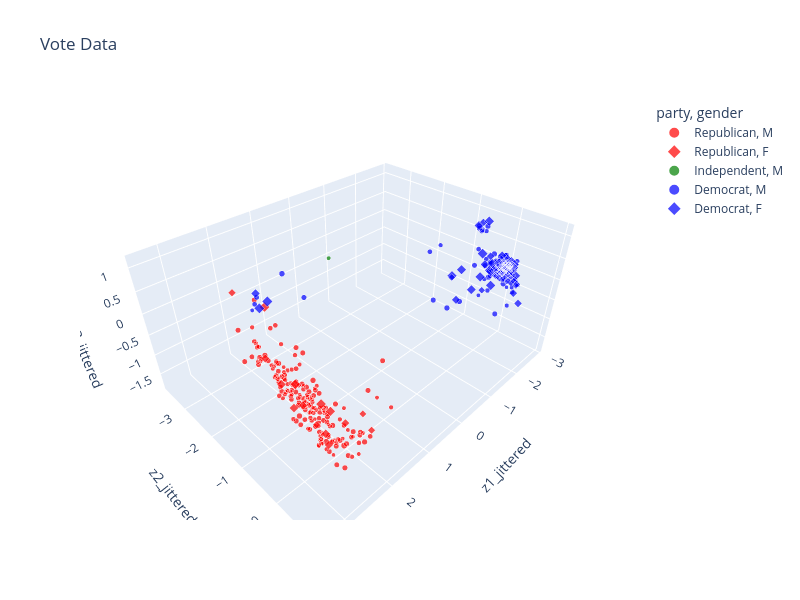

Notebook source saved alongside this figure:
### Code cell
px.scatter_3d(
    vote_2d, x='z1_jittered', y='z2_jittered', z='z3_jittered', 
    color='party', symbol="gender", size='age',
    title='Vote Data', width=800, height=600, size_max=10,
    opacity = 0.7,
    color_discrete_map={'Democrat':'blue', 'Republican':'red', "Independent": "green"},
    hover_data=['first', 'last', 'state', 'party', 'gender', 'age']
        )

### Figure 1 — Plotly figure (JSON) as saved in the notebook; plotly's stock layout.template omitted (floating-point values rounded to 4 significant figures; data arrays with more than 128 entries replaced by an {"elided": "..."} marker saying what was removed)
{"data": [{"customdata": {"elided": "184x6 mixed values"}, "hovertemplate": "party=%{customdata[3]}<br>gender=%{customdata[4]}<br>z1_jittered=%{x}<br>z2_jittered=%{y}<br>z3_jittered=%{z}<br>age=%{customdata[5]}<br>first=%{customdata[0]}<br>last=%{customdata[1]}<br>state=%{customdata[2]}<extra></extra>", "legendgroup": "Republican, M", "marker": {"color": "red", "opacity": 0.7, "size": {"elided": "184 float values"}, "sizemode": "area", "sizeref": 0.91, "symbol": "circle"}, "mode": "markers", "name": "Republican, M", "scene": "scene", "showlegend": true, "type": "scatter3d", "x": {"elided": "184 float values"}, "y": {"elided": "184 float values"}, "z": {"elided": "184 float values"}}, {"customdata": [["Susan", "Brooks", "IN", "Republican", "F", 64], ["Liz", "Cheney", "WY", "Republican", "F", 58], ["Virginia", "Foxx", "NC", "Republican", "F", 81], ["Kay", "Granger", "TX", "Republican", "F", 81], ["Jenniffer", "González-Colón", "PR", "Republican", "F", 48], ["Vicky", "Hartzler", "MO", "Republican", "F", 64], ["Jaime", "Herrera Beutler", "WA", "Republican", "F", 46], ["Debbie", "Lesko", "AZ", "Republican", "F", 66], ["Cathy", "McMorris Rodgers", "WA", "Republican", "F", 55], ["Carol", "Miller", "WV", "Republican", "F", 74], ["Martha", "Roby", "AL", "Republican", "F", 48], ["Aumua", "Amata", "AS", "Republican", "F", 77], ["Elise", "Stefanik", "NY", "Republican", "F", 40], ["Ann", "Wagner", "MO", "Republican", "F", 62], ["Jackie", "Walorski", "IN", "Republican", "F", 61]], "hovertemplate": "party=%{customdata[3]}<br>gender=%{customdata[4]}<br>z1_jittered=%{x}<br>z2_jittered=%{y}<br>z3_jittered=%{z}<br>age=%{customdata[5]}<br>first=%{customdata[0]}<br>last=%{customdata[1]}<br>state=%{customdata[2]}<extra></extra>", "legendgroup": "Republican, F", "marker": {"color": "red", "opacity": 0.7, "size": [64.0, 58.0, 81.0, 81.0, 48.0, 64.0, 46.0, 66.0, 55.0, 74.0, 48.0, 77.0, 40.0, 62.0, 61.0], "sizemode": "area", "sizeref": 0.91, "symbol": "diamond"}, "mode": "markers", "name": "Republican, F", "scene": "scene", "showlegend": true, "type": "scatter3d", "x": [2.959, 2.909, 3.086, 2.955, 2.287, 3.251, 1.962, 3.264, 2.414, 2.747, 2.7, 1.246, 1.361, 3.036, 3.045], "y": [0.5991, -0.8521, 0.1454, 0.5318, -2.718, 0.2868, 0.5839, 0.06393, 0.4342, 0.4784, 0.06436, -3.352, -0.2182, 0.2126, 0.7651], "z": [-0.2403, 0.3007, 0.5367, 0.3262, 0.3843, 0.2829, -0.9741, 0.5981, -0.5664, -0.01684, -0.6739, -0.7684, -1.64, 0.1277, -0.2689]}, {"customdata": [["Justin", "Amash", "MI", "Independent", "M", 44]], "hovertemplate": "party=%{customdata[3]}<br>gender=%{customdata[4]}<br>z1_jittered=%{x}<br>z2_jittered=%{y}<br>z3_jittered=%{z}<br>age=%{customdata[5]}<br>first=%{customdata[0]}<br>last=%{customdata[1]}<br>state=%{customdata[2]}<extra></extra>", "legendgroup": "Independent, M", "marker": {"color": "green", "opacity": 0.7, "size": [44.0], "sizemode": "area", "sizeref": 0.91, "symbol": "circle"}, "mode": "markers", "name": "Independent, M", "scene": "scene", "showlegend": true, "type": "scatter3d", "x": [0.175], "y": [-2.395], "z": [0.4021]}, {"customdata": {"elided": "148x6 mixed values"}, "hovertemplate": "party=%{customdata[3]}<br>gender=%{customdata[4]}<br>z1_jittered=%{x}<br>z2_jittered=%{y}<br>z3_jittered=%{z}<br>age=%{customdata[5]}<br>first=%{customdata[0]}<br>last=%{customdata[1]}<br>state=%{customdata[2]}<extra></extra>", "legendgroup": "Democrat, M", "marker": {"color": "blue", "opacity": 0.7, "size": {"elided": "148 float values"}, "sizemode": "area", "sizeref": 0.91, "symbol": "circle"}, "mode": "markers", "name": "Democrat, M", "scene": "scene", "showlegend": true, "type": "scatter3d", "x": {"elided": "148 float values"}, "y": {"elided": "148 float values"}, "z": {"elided": "148 float values"}}, {"customdata": {"elided": "91x6 mixed values"}, "hovertemplate": "party=%{customdata[3]}<br>gender=%{customdata[4]}<br>z1_jittered=%{x}<br>z2_jittered=%{y}<br>z3_jittered=%{z}<br>age=%{customdata[5]}<br>first=%{customdata[0]}<br>last=%{customdata[1]}<br>state=%{customdata[2]}<extra></extra>", "legendgroup": "Democrat, F", "marker": {"color": "blue", "opacity": 0.7, "size": [78.0, 59.0, 71.0, 70.0, 74.0, 72.0, 63.0, 48.0, 62.0, 58.0, 60.0, 71.0, 61.0, 52.0, 67.0, 81.0, 80.0, 62.0, 71.0, 67.0, 44.0, 65.0, 82.0, 55.0, 72.0, 76.0, 36.0, 49.0, 43.0, 74.0, 64.0, 51.0, 48.0, 57.0, 37.0, 74.0, 89.0, 59.0, 78.0, 74.0, 68.0, 68.0, 77.0, 87.0, 78.0, 70.0, 58.0, 49.0, 78.0, 70.0, 73.0, 80.0, 49.0, 46.0, 53.0, 64.0, 87.0, 88.0, 35.0, 43.0, 84.0, 69.0, 58.0, 50.0, 50.0, 83.0, 59.0, 80.0, 55.0, 74.0, 59.0, 65.0, 83.0, 52.0, 48.0, 45.0, 41.0, 56.0, 74.0, 59.0, 48.0, 51.0, 40.0, 38.0, 71.0, 86.0, 58.0, 82.0, 79.0, 56.0, 67.0], "sizemode": "area", "sizeref": 0.91, "symbol": "diamond"}, "mode": "markers", "name": "Democrat, F", "scene": "scene", "showlegend": true, "type": "scatter3d", "x": [-2.455, -2.33, -2.561, -2.601, -1.91, -2.723, -2.57, -2.804, -2.534, -2.626, -2.718, -2.507, -2.525, -2.352, -2.647, -2.754, -2.582, -2.688, -2.419, -2.582, -2.799, -2.419, -2.627, -1.624, -2.748, -2.707, -2.334, -2.242, -2.027, -2.337, -2.545, -2.693, -2.235, -2.63, -2.175, -2.33, -2.759, -2.569, -2.722, -2.502, -2.007, -2.494, -2.189, -2.794, -2.744, -1.885, -2.728, -2.469, -2.424, -2.516, -2.481, -2.678, -2.59, -2.545, -2.646, -2.596, 1.052, -2.623, -2.572, -2.677, 1.328, -2.391, 1.225, -2.605, -2.539, -2.621, -2.422, -2.576, -2.624, -2.433, -2.466, -2.676, -2.52, -2.265, -2.225, -2.364, -2.592, -2.573, -2.74, -2.675, -2.486, -2.767, -2.275, -2.653, -2.545, -2.72, -2.39, -2.574, -2.783, -2.627, -2.536], "y": [-0.07877, 0.4201, -0.2298, 0.1315, -0.7469, 0.1059, 0.1894, 0.1856, 0.2399, 0.2206, 0.3189, 0.06874, 0.0703, 0.1402, 0.006876, 0.06279, -0.2077, 0.181, 0.04829, 0.1077, 0.06758, 0.0469, 0.1534, -0.3861, 0.2151, 0.08717, 0.339, -0.08654, -0.8265, 0.1165, 0.1504, 0.04893, 0.7143, 0.2625, -0.1272, -0.02055, 0.1335, 0.02677, -0.001019, 0.102, -0.2824, 0.3129, -0.2229, 0.07061, -0.1726, -0.5128, 0.1769, 0.1745, -0.128, 0.09188, 0.09702, 0.1606, -0.5775, 0.3732, 0.09162, 0.1223, -3.516, 0.1096, -0.04228, 0.2309, -3.435, -0.5498, -3.674, 0.03304, 0.3912, 0.04214, 0.007613, -0.03812, 0.1551, -0.3537, -0.3156, -0.02851, -0.02058, 0.5528, 0.4097, 0.5343, 0.08343, 0.2733, 0.03611, -0.05988, -0.01555, 0.1066, 0.5695, 0.1662, 0.1446, 0.06566, 0.1991, -0.4728, 0.1938, -0.1703, -0.009955], "z": [-0.02171, -0.0395, -0.1249, 0.06824, -0.2082, 0.05049, 0.03602, 0.05928, -0.01327, -0.02503, -0.09665, -0.07563, 0.1758, -0.06269, 0.1154, -0.03389, 0.03929, 0.07392, 0.03102, 0.1817, 0.009281, -0.07684, 0.006659, -0.5316, 0.1238, 0.1012, -0.03505, 0.4042, -0.3352, 0.3582, 0.08574, -0.005684, -0.3834, 0.1463, -0.4178, -0.3165, 0.1475, -0.09692, -0.01143, -0.003549, -0.3988, 0.01174, -0.1296, 0.06603, -0.2051, 0.05475, 0.09525, -0.1128, -0.05589, 0.06425, 0.006961, 0.1278, 0.8832, -0.07737, 0.2566, 0.1296, -0.7927, 0.1336, 0.0418, 0.02512, -0.7975, 0.8886, -0.5732, 0.06336, -0.1279, 0.08663, -0.08722, 0.1278, -0.1056, 1.038, 0.02603, -0.03788, 0.1541, -0.2195, 0.1135, -0.05667, -0.06069, 0.04831, 0.1405, 0.2607, -0.02228, 0.05058, -0.03001, 0.1022, 0.127, -0.1839, -0.06168, 0.186, 0.03047, -0.08866, 0.1132]}], "layout": {"height": 600, "legend": {"itemsizing": "constant", "title": {"text": "party, gender"}, "tracegroupgap": 0}, "scene": {"domain": {"x": [0, 1], "y": [0, 1]}, "xaxis": {"title": {"text": "z1_jittered"}}, "yaxis": {"title": {"text": "z2_jittered"}}, "zaxis": {"title": {"text": "z3_jittered"}}}, "title": {"text": "Vote Data"}, "width": 800}}
